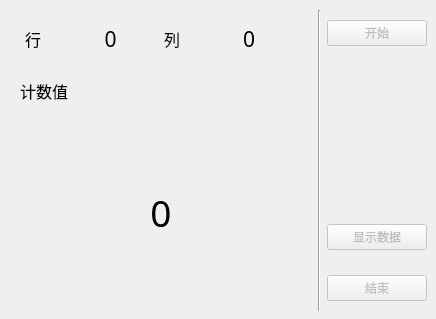
<?xml version="1.0" encoding="UTF-8"?>
<ui version="4.0">
 <class>mainFm</class>
 <widget class="QWidget" name="mainFm">
  <property name="geometry">
   <rect>
    <x>0</x>
    <y>0</y>
    <width>436</width>
    <height>319</height>
   </rect>
  </property>
  <property name="windowTitle">
   <string>光子计数扫描</string>
  </property>
  <property name="windowIcon">
   <iconset>
    <normaloff>../Res/MPPC.ico</normaloff>../Res/MPPC.ico</iconset>
  </property>
  <widget class="QWidget" name="horizontalLayoutWidget">
   <property name="geometry">
    <rect>
     <x>10</x>
     <y>10</y>
     <width>417</width>
     <height>301</height>
    </rect>
   </property>
   <layout class="QHBoxLayout" name="horizontalLayout" stretch="3,0,1">
    <item>
     <layout class="QVBoxLayout" name="verticalLayout_2" stretch="1,1,4">
      <property name="spacing">
       <number>5</number>
      </property>
      <property name="leftMargin">
       <number>5</number>
      </property>
      <property name="topMargin">
       <number>5</number>
      </property>
      <property name="rightMargin">
       <number>5</number>
      </property>
      <property name="bottomMargin">
       <number>5</number>
      </property>
      <item>
       <layout class="QHBoxLayout" name="horizontalLayout_2" stretch="1,3,1,3">
        <property name="leftMargin">
         <number>10</number>
        </property>
        <property name="rightMargin">
         <number>10</number>
        </property>
        <item>
         <widget class="QLabel" name="label_4">
          <property name="font">
           <font>
            <family>微软雅黑</family>
            <pointsize>12</pointsize>
           </font>
          </property>
          <property name="text">
           <string>行</string>
          </property>
         </widget>
        </item>
        <item>
         <widget class="QLabel" name="row_LB">
          <property name="font">
           <font>
            <family>微软雅黑</family>
            <pointsize>16</pointsize>
           </font>
          </property>
          <property name="text">
           <string>0</string>
          </property>
          <property name="alignment">
           <set>Qt::AlignCenter</set>
          </property>
         </widget>
        </item>
        <item>
         <widget class="QLabel" name="label_6">
          <property name="font">
           <font>
            <family>微软雅黑</family>
            <pointsize>12</pointsize>
           </font>
          </property>
          <property name="text">
           <string>列</string>
          </property>
         </widget>
        </item>
        <item>
         <widget class="QLabel" name="col_LB">
          <property name="font">
           <font>
            <family>微软雅黑</family>
            <pointsize>16</pointsize>
           </font>
          </property>
          <property name="text">
           <string>0</string>
          </property>
          <property name="alignment">
           <set>Qt::AlignCenter</set>
          </property>
         </widget>
        </item>
       </layout>
      </item>
      <item>
       <layout class="QHBoxLayout" name="horizontalLayout_3">
        <property name="spacing">
         <number>5</number>
        </property>
        <property name="leftMargin">
         <number>5</number>
        </property>
        <property name="topMargin">
         <number>5</number>
        </property>
        <property name="rightMargin">
         <number>5</number>
        </property>
        <property name="bottomMargin">
         <number>5</number>
        </property>
        <item>
         <widget class="QLabel" name="label_2">
          <property name="font">
           <font>
            <family>微软雅黑</family>
            <pointsize>12</pointsize>
           </font>
          </property>
          <property name="text">
           <string>计数值</string>
          </property>
         </widget>
        </item>
       </layout>
      </item>
      <item>
       <widget class="QLabel" name="count_LB">
        <property name="sizePolicy">
         <sizepolicy hsizetype="Minimum" vsizetype="Minimum">
          <horstretch>0</horstretch>
          <verstretch>0</verstretch>
         </sizepolicy>
        </property>
        <property name="font">
         <font>
          <family>微软雅黑</family>
          <pointsize>28</pointsize>
         </font>
        </property>
        <property name="locale">
         <locale language="Chinese" country="China"/>
        </property>
        <property name="text">
         <string>0</string>
        </property>
        <property name="alignment">
         <set>Qt::AlignCenter</set>
        </property>
       </widget>
      </item>
     </layout>
    </item>
    <item>
     <widget class="Line" name="line">
      <property name="orientation">
       <enum>Qt::Vertical</enum>
      </property>
     </widget>
    </item>
    <item>
     <layout class="QVBoxLayout" name="verticalLayout" stretch="1,9,1,1,1">
      <property name="topMargin">
       <number>10</number>
      </property>
      <property name="bottomMargin">
       <number>10</number>
      </property>
      <item>
       <widget class="QPushButton" name="start_Btn">
        <property name="enabled">
         <bool>false</bool>
        </property>
        <property name="text">
         <string>开始</string>
        </property>
       </widget>
      </item>
      <item>
       <spacer name="verticalSpacer">
        <property name="orientation">
         <enum>Qt::Vertical</enum>
        </property>
        <property name="sizeHint" stdset="0">
         <size>
          <width>20</width>
          <height>40</height>
         </size>
        </property>
       </spacer>
      </item>
      <item>
       <widget class="QPushButton" name="data_Btn">
        <property name="enabled">
         <bool>false</bool>
        </property>
        <property name="text">
         <string>显示数据</string>
        </property>
       </widget>
      </item>
      <item>
       <spacer name="verticalSpacer_2">
        <property name="orientation">
         <enum>Qt::Vertical</enum>
        </property>
        <property name="sizeHint" stdset="0">
         <size>
          <width>20</width>
          <height>40</height>
         </size>
        </property>
       </spacer>
      </item>
      <item>
       <widget class="QPushButton" name="stop_Btn">
        <property name="enabled">
         <bool>false</bool>
        </property>
        <property name="text">
         <string>结束</string>
        </property>
       </widget>
      </item>
     </layout>
    </item>
   </layout>
  </widget>
 </widget>
 <resources/>
 <connections/>
</ui>
